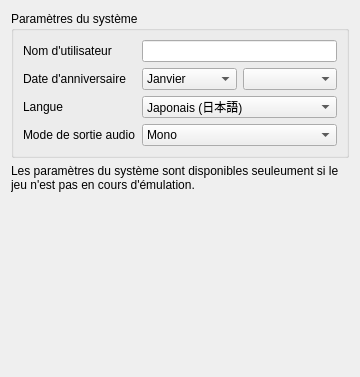
<?xml version="1.0" encoding="UTF-8"?>
<ui version="4.0">
 <class>ConfigureSystem</class>
 <widget class="QWidget" name="ConfigureSystem">
  <property name="geometry">
   <rect>
    <x>0</x>
    <y>0</y>
    <width>360</width>
    <height>377</height>
   </rect>
  </property>
  <property name="windowTitle">
   <string>Form</string>
  </property>
  <layout class="QHBoxLayout" name="horizontalLayout">
   <item>
    <layout class="QVBoxLayout" name="verticalLayout">
     <item>
      <widget class="QGroupBox" name="group_system_settings">
       <property name="title">
        <string>Paramètres du système</string>
       </property>
       <layout class="QGridLayout" name="gridLayout">
        <item row="0" column="0">
         <widget class="QLabel" name="label_username">
          <property name="text">
           <string>Nom d'utilisateur</string>
          </property>
         </widget>
        </item>
        <item row="0" column="1">
         <widget class="QLineEdit" name="edit_username">
          <property name="sizePolicy">
           <sizepolicy hsizetype="Preferred" vsizetype="Fixed">
            <horstretch>0</horstretch>
            <verstretch>0</verstretch>
           </sizepolicy>
          </property>
          <property name="maxLength">
           <number>10</number>
          </property>
         </widget>
        </item>
        <item row="1" column="0">
         <widget class="QLabel" name="label_birthday">
          <property name="text">
           <string>Date d'anniversaire</string>
          </property>
         </widget>
        </item>
        <item row="1" column="1">
         <layout class="QHBoxLayout" name="horizontalLayout_birthday2">
          <item>
           <widget class="QComboBox" name="combo_birthmonth">
            <item>
             <property name="text">
              <string>Janvier</string>
             </property>
            </item>
            <item>
             <property name="text">
              <string>Février</string>
             </property>
            </item>
            <item>
             <property name="text">
              <string>Mars</string>
             </property>
            </item>
            <item>
             <property name="text">
              <string>Avril</string>
             </property>
            </item>
            <item>
             <property name="text">
              <string>Mai</string>
             </property>
            </item>
            <item>
             <property name="text">
              <string>Juin</string>
             </property>
            </item>
            <item>
             <property name="text">
              <string>Juillet</string>
             </property>
            </item>
            <item>
             <property name="text">
              <string>Août</string>
             </property>
            </item>
            <item>
             <property name="text">
              <string>Septembre</string>
             </property>
            </item>
            <item>
             <property name="text">
              <string>Octobre</string>
             </property>
            </item>
            <item>
             <property name="text">
              <string>Novembre</string>
             </property>
            </item>
            <item>
             <property name="text">
              <string>Décembre</string>
             </property>
            </item>
           </widget>
          </item>
          <item>
           <widget class="QComboBox" name="combo_birthday"/>
          </item>
         </layout>
        </item>
        <item row="2" column="0">
         <widget class="QLabel" name="label_language">
          <property name="text">
           <string>Langue</string>
          </property>
         </widget>
        </item>
        <item row="2" column="1">
         <widget class="QComboBox" name="combo_language">
          <item>
           <property name="text">
            <string>Japonais (日本語)</string>
           </property>
          </item>
          <item>
           <property name="text">
            <string>Anglais (english)</string>
           </property>
          </item>
          <item>
           <property name="text">
            <string>Français</string>
           </property>
          </item>
          <item>
           <property name="text">
            <string>Allemand (Deutsch)</string>
           </property>
          </item>
          <item>
           <property name="text">
            <string>Italien (italiano)</string>
           </property>
          </item>
          <item>
           <property name="text">
            <string>Espagnol (español)</string>
           </property>
          </item>
          <item>
           <property name="text">
            <string>Chinois simplifié (简体中文)</string>
           </property>
          </item>
          <item>
           <property name="text">
            <string>Coréen (한국어)</string>
           </property>
          </item>
          <item>
           <property name="text">
            <string>Néerlandais (Nederlands)</string>
           </property>
          </item>
          <item>
           <property name="text">
            <string>Portuguais (português)</string>
           </property>
          </item>
          <item>
           <property name="text">
            <string>Russe (Русский)</string>
           </property>
          </item>
          <item>
           <property name="text">
            <string>Chinois traditionnel (正體中文)</string>
           </property>
          </item>
         </widget>
        </item>
        <item row="3" column="0">
         <widget class="QLabel" name="label_sound">
          <property name="text">
           <string>Mode de sortie audio</string>
          </property>
         </widget>
        </item>
        <item row="3" column="1">
         <widget class="QComboBox" name="combo_sound">
          <item>
           <property name="text">
            <string>Mono</string>
           </property>
          </item>
          <item>
           <property name="text">
            <string>Stéréo</string>
           </property>
          </item>
          <item>
           <property name="text">
            <string>Surround</string>
           </property>
          </item>
         </widget>
        </item>
       </layout>
      </widget>
     </item>
     <item>
      <widget class="QLabel" name="label_disable_info">
       <property name="text">
        <string>Les paramètres du système sont disponibles seuleument si le jeu n'est pas en cours d'émulation.</string>
       </property>
       <property name="wordWrap">
        <bool>true</bool>
       </property>
      </widget>
     </item>
     <item>
      <spacer name="verticalSpacer">
       <property name="orientation">
        <enum>Qt::Vertical</enum>
       </property>
       <property name="sizeHint" stdset="0">
        <size>
         <width>20</width>
         <height>40</height>
        </size>
       </property>
      </spacer>
     </item>
    </layout>
   </item>
  </layout>
 </widget>
 <resources/>
 <connections/>
</ui>
